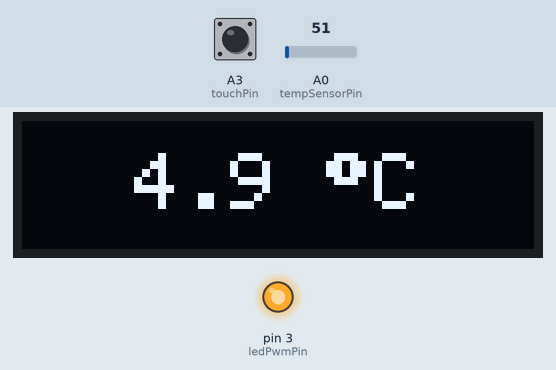
Recording of a sketch running on a simulated Arduino Uno, built with avr-gcc and run on an emulated ATmega328P. Shown: 128×32 one-colour display, output pins drawn as LEDs (lit = HIGH). Inputs (shaded band) come from the test bench; at power-on: A3 (touchPin) LOW, A0 (tempSensorPin) = 51. EEPROM starts erased; what the sketch prints to the serial monitor is not drawn.

Above: at 3.2 s.
3.3 s: A3 (touchPin) pulled HIGH for 0.75 s
At 4.8 s:
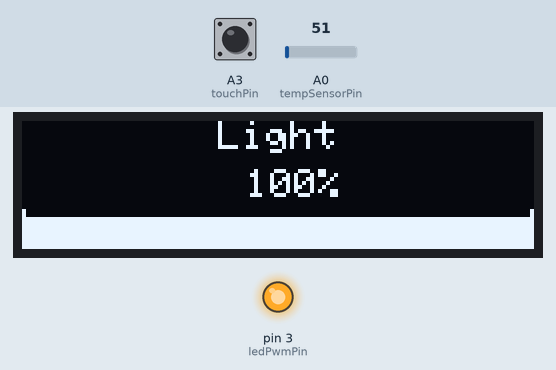
7.3 s: A0 (tempSensorPin) set to 61
At 9.5 s:
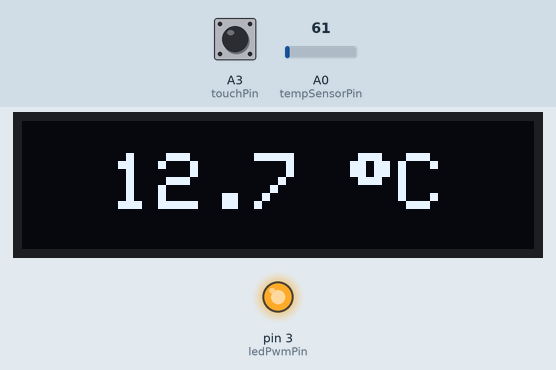
10.6 s: A0 (tempSensorPin) set to 71
At 11.6 s:
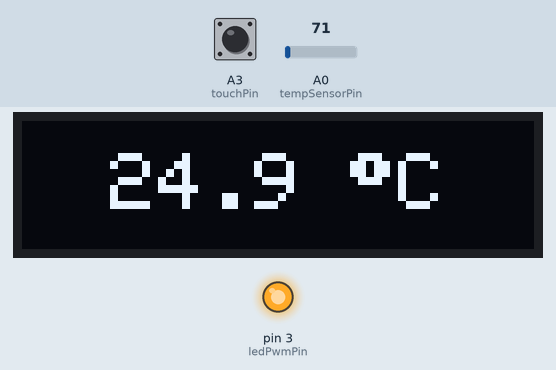
12.7 s: A0 (tempSensorPin) set to 86
At 13.7 s:
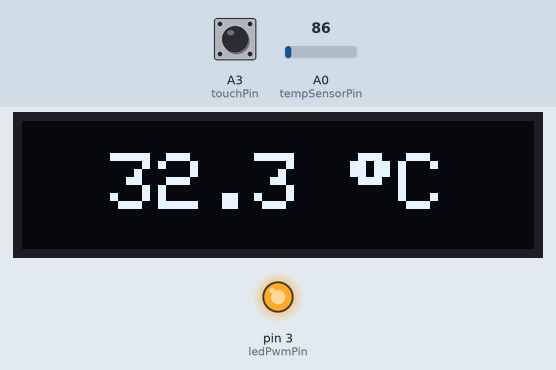
14.7 s: A3 (touchPin) pulled HIGH for 1 s
At 17.0 s:
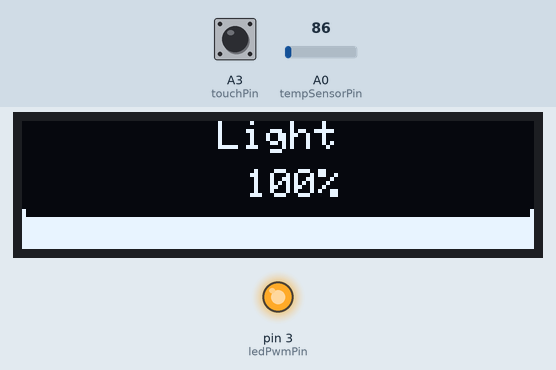
17.3 s: A3 (touchPin) pulled HIGH for 3.2 s
At 20.8 s:
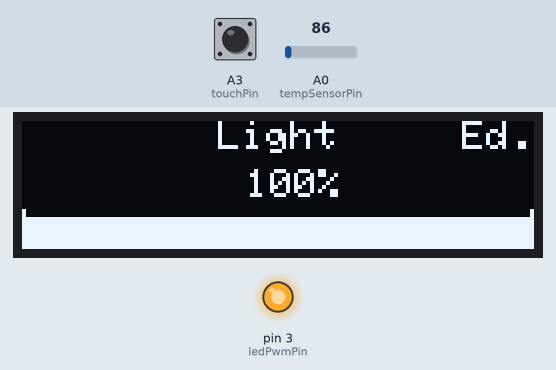
Timing chart, 0 to 22.3 s (numbered marks = the images above; inputs shaded):
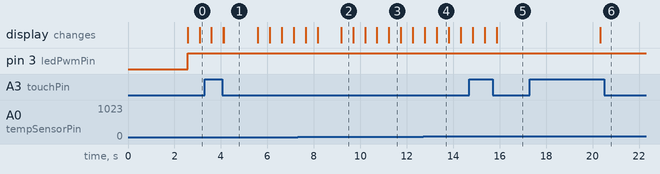

The sketch:

main.ino
```cpp
#include <Wire.h>
#include <Adafruit_GFX.h>
#include <Adafruit_SSD1306.h>
#include <EEPROM.h>

#define SCREEN_WIDTH 128
#define SCREEN_HEIGHT 32
#define OLED_ADDR 0x3C

Adafruit_SSD1306 display(SCREEN_WIDTH, SCREEN_HEIGHT, &Wire, -1);

const unsigned char bitmap_celta_pixel [] PROGMEM = {
	// 'celta pixel, 128x32px
	0x00, 0x00, 0x00, 0x00, 0x00, 0x00, 0x00, 0x00, 0x00, 0x00, 0x00, 0x00, 0x00, 0x00, 0x00, 0x00,
	0x00, 0x00, 0x00, 0x00, 0x00, 0x00, 0x00, 0x00, 0x00, 0x00, 0x00, 0x00, 0x00, 0x00, 0x00, 0x00,
	0x00, 0x00, 0x00, 0x00, 0x00, 0x00, 0x00, 0x00, 0x00, 0x00, 0x00, 0x00, 0x00, 0x00, 0x00, 0x00,
	0x00, 0x00, 0x00, 0x00, 0x00, 0x00, 0x00, 0x00, 0x00, 0x00, 0x00, 0x00, 0x00, 0x00, 0x00, 0x00,
	0x00, 0x00, 0x00, 0x00, 0x00, 0x00, 0x00, 0x00, 0x00, 0x00, 0x00, 0x00, 0x00, 0x00, 0x00, 0x00,
	0x00, 0x00, 0x00, 0x00, 0x00, 0x00, 0x00, 0x00, 0x00, 0x00, 0x00, 0x00, 0x00, 0x00, 0x00, 0x00,
	0x00, 0x3f, 0xff, 0xff, 0x03, 0xff, 0xff, 0xe1, 0xf8, 0x01, 0xff, 0xff, 0xfc, 0x00, 0xc0, 0x00,
	0x00, 0xff, 0xff, 0xff, 0x07, 0xff, 0xff, 0xe1, 0xf8, 0x01, 0xff, 0xff, 0xfc, 0x03, 0xf0, 0x00,
	0x01, 0xff, 0xff, 0xfe, 0x0f, 0xff, 0xff, 0xc1, 0xf0, 0x01, 0xff, 0xff, 0xfc, 0x07, 0xf8, 0x00,
	0x01, 0xff, 0x00, 0x1c, 0x1f, 0xe0, 0x03, 0x83, 0xf0, 0x00, 0x01, 0xf8, 0x1c, 0x0f, 0xf8, 0x00,
	0x03, 0xf0, 0x00, 0x00, 0x3f, 0x80, 0x00, 0x03, 0xf0, 0x00, 0x01, 0xf8, 0x00, 0x1f, 0xfc, 0x00,
	0x03, 0xe0, 0x00, 0x00, 0x3f, 0x00, 0x00, 0x03, 0xe0, 0x00, 0x01, 0xf8, 0x00, 0x39, 0xfc, 0x00,
	0x07, 0xe0, 0x00, 0x00, 0x7f, 0x00, 0x00, 0x03, 0xe0, 0x00, 0x03, 0xf8, 0x00, 0x70, 0xfc, 0x00,
	0x07, 0xc0, 0x00, 0x00, 0x7f, 0xff, 0xfe, 0x07, 0xe0, 0x00, 0x03, 0xf0, 0x00, 0xe0, 0xfc, 0x00,
	0x07, 0xc0, 0x00, 0x00, 0x7f, 0xff, 0xfe, 0x07, 0xe0, 0x00, 0x03, 0xf0, 0x01, 0xc0, 0xfe, 0x00,
	0x07, 0xc0, 0x00, 0x00, 0x7f, 0xff, 0xfc, 0x07, 0xc0, 0x00, 0x03, 0xf0, 0x03, 0x80, 0xfe, 0x00,
	0x07, 0xc0, 0x00, 0x00, 0x7f, 0xff, 0xfc, 0x07, 0xc0, 0x00, 0x03, 0xf0, 0x07, 0x80, 0xfe, 0x00,
	0x07, 0xe0, 0x00, 0x00, 0x7f, 0x00, 0x00, 0x0f, 0xc0, 0x00, 0x07, 0xf0, 0x0f, 0x00, 0x7e, 0x00,
	0x07, 0xe0, 0x00, 0x00, 0x7f, 0x00, 0x00, 0x0f, 0xc0, 0x00, 0x07, 0xe0, 0x1e, 0x00, 0x7e, 0x00,
	0x03, 0xf0, 0x00, 0x00, 0x7f, 0x80, 0x00, 0x0f, 0xe0, 0x00, 0x07, 0xe0, 0x3e, 0x00, 0x7e, 0x00,
	0x03, 0xf8, 0x00, 0x00, 0x3f, 0xc0, 0x03, 0x0f, 0xf0, 0x00, 0x4f, 0xe0, 0x3c, 0x00, 0x7e, 0x00,
	0x01, 0xff, 0xff, 0xf0, 0x1f, 0xff, 0xff, 0x07, 0xff, 0xff, 0xcf, 0xe0, 0x78, 0x00, 0x7f, 0x00,
	0x00, 0xff, 0xff, 0xf0, 0x0f, 0xff, 0xfe, 0x03, 0xff, 0xff, 0xcf, 0xe0, 0xf8, 0x00, 0x7f, 0x00,
	0x00, 0x7f, 0xff, 0xf0, 0x07, 0xff, 0xfe, 0x01, 0xff, 0xff, 0x9f, 0xe1, 0xf0, 0x00, 0x7f, 0x00,
	0x00, 0x00, 0x00, 0x00, 0x00, 0x00, 0x00, 0x00, 0x00, 0x00, 0x00, 0x00, 0x00, 0x00, 0x00, 0x00,
	0x00, 0x00, 0x00, 0x00, 0x00, 0x00, 0x00, 0x00, 0x00, 0x00, 0x00, 0x00, 0x00, 0x00, 0x00, 0x00,
	0x00, 0x00, 0x00, 0x00, 0x00, 0x00, 0x00, 0x00, 0x00, 0x00, 0x00, 0x00, 0x00, 0x00, 0x00, 0x00,
	0x00, 0x00, 0x00, 0x00, 0x00, 0x00, 0x00, 0x00, 0x00, 0x00, 0x00, 0x00, 0x00, 0x00, 0x00, 0x00,
	0x00, 0x00, 0x00, 0x00, 0x00, 0x00, 0x00, 0x00, 0x00, 0x00, 0x00, 0x00, 0x00, 0x00, 0x00, 0x00,
	0x00, 0x00, 0x00, 0x00, 0x00, 0x00, 0x00, 0x00, 0x00, 0x00, 0x00, 0x00, 0x00, 0x00, 0x00, 0x00,
	0x00, 0x00, 0x00, 0x00, 0x00, 0x00, 0x00, 0x00, 0x00, 0x00, 0x00, 0x00, 0x00, 0x00, 0x00, 0x00,
	0x00, 0x00, 0x00, 0x00, 0x00, 0x00, 0x00, 0x00, 0x00, 0x00, 0x00, 0x00, 0x00, 0x00, 0x00, 0x00
};

// === Global variables ===
int brightness = 20;
int currentMenu = 0;
const int totalMenus = 3;
const int tempSensorPin = A0;
const int ledPwmPin = 3;

bool isEditing = false;
bool buttonPressed = false;
unsigned long buttonPressStart = 0;
const unsigned long longPressTime = 3000;

int lastBrightness = brightness;
unsigned long lastChangeTime = 0;
bool brightnessSaved = true;
const int EEPROM_ADDR = 0;

// === Média Móvel ===
const int numReadings = 10;
int readings[numReadings];
int readIndex = 0;
long total = 0;
int average = 0;

const int touchPin = A3;
unsigned long lastPress = 0;
const unsigned long debounce = 50;

void setup() {
  Serial.begin(9600);
  display.begin(SSD1306_SWITCHCAPVCC, OLED_ADDR);
  display.clearDisplay();

  splashScreen();

  display.setTextColor(SSD1306_WHITE);

  brightness = EEPROM.read(EEPROM_ADDR);
  brightness = constrain(brightness, 0, 100);

  pinMode(touchPin, INPUT);
  pinMode(ledPwmPin, OUTPUT);

  for (int i = 0; i < numReadings; i++) {
    readings[i] = 0;
  }

  Serial.print(EEPROM.read(0));
}

void loop() {
  updateMenu();
  updateMenuButton();
  changeBrightness();
}

void splashScreen() {
  display.drawBitmap(0, 0, bitmap_celta_pixel, 128, 32, WHITE);
  display.display();

  delay(2000);
}

void updateMenu() {
  display.clearDisplay();
  switch (currentMenu) {
    case 0: showTemperature(); break;
    case 1: showBrightness(); break;
    case 2: showAbout(); break;
  }
  display.display();
}

void updateMenuButton() {
  static bool lastState = LOW;
  bool state = digitalRead(touchPin);
  unsigned long now = millis();
  const unsigned long debounce = 100; // Aumentado para maior estabilidade

  // Detecta a pressão do botão (transição de LOW para HIGH)
  if (lastState == LOW && state == HIGH && now - lastPress > debounce) {
    buttonPressStart = now;
    lastPress = now;
    buttonPressed = true;
    Serial.println("Botão pressionado (HIGH)");
  }

  // Durante a pressão, verifica toque longo
  if (buttonPressed && state == HIGH && currentMenu == 1) {
    unsigned long pressDuration = now - buttonPressStart;
    if (pressDuration >= longPressTime && !isEditing) {
      isEditing = true;
      buttonPressed = false; // Evita múltiplas ativações
      Serial.println("Entrou no modo de edição");
    } else if (pressDuration >= longPressTime && isEditing) {
      isEditing = false;
      buttonPressed = false;
      Serial.println("Saiu do modo de edição");
    }
  }

  // Detecta a liberação do botão (transição de HIGH para LOW)
  if (lastState == HIGH && state == LOW && now - lastPress > debounce) {
    lastPress = now;
    if (buttonPressed) {
      unsigned long pressDuration = now - buttonPressStart;
      buttonPressed = false;

      // Processa apenas toques curtos (< 3 segundos)
      if (pressDuration < longPressTime && pressDuration > debounce) {
        if (!isEditing) {
          // Navega entre os menus
          currentMenu = (currentMenu + 1) % totalMenus;
          Serial.print("Menu atual: ");
          Serial.println(currentMenu);
        } else if (currentMenu == 1) {
          // Ajusta o brilho no modo de edição
          brightness += 5;
          if (brightness > 100) brightness = 0;
          lastBrightness = brightness;
          lastChangeTime = now;
          brightnessSaved = false;
          Serial.print("Brilho ajustado: ");
          Serial.println(brightness);
        }
      }
    }
    Serial.println("Botão liberado (LOW)");
  }

  lastState = state;
}

void saveBrightnessValue() {
  if (EEPROM.read(EEPROM_ADDR) != brightness) {
    EEPROM.write(EEPROM_ADDR, brightness);

    blinkText("Saved!", 3, 500);
    currentMenu = 0;
    isEditing = false;
  }
}

void changeBrightness() {
  if (brightness != lastBrightness) {
    lastBrightness = brightness;
    lastChangeTime = millis();
    brightnessSaved = false;
  }

  if (!brightnessSaved && millis() - lastChangeTime > 3000) {
    saveBrightnessValue();
    brightnessSaved = true;
  }

  analogWrite(ledPwmPin, map(brightness, 0, 100, 0, 255));
}

void showTemperature() {
  total = total - readings[readIndex];

  int analogValue = analogRead(tempSensorPin);
  readings[readIndex] = analogValue;
  total = total + analogValue;
  readIndex = (readIndex + 1) % numReadings;

  average = total / numReadings;
  float voltage = average * (5.0 / 1023.0);
  float temperatureC = voltage * 100.0;

  display.setTextSize(2);
  String text = String(temperatureC, 1) + " " + (char)247 + "C";

  if (temperatureC >= 99 ) {
    display.invertDisplay(true);
    delay(500);
    display.invertDisplay(false);
  }

  int16_t x1, y1;
  uint16_t w, h;
  display.getTextBounds(text, 0, 0, &x1, &y1, &w, &h);
  int posX = (SCREEN_WIDTH - w) / 2;
  int posY = (SCREEN_HEIGHT - h) / 2;

  display.setCursor(posX, posY);
  display.println(text);

  display.setTextSize(1);
  display.setCursor(0, SCREEN_HEIGHT - 8);

  delay(500);
}

void showBrightness() {
  display.setTextSize(1);

  if (isEditing) {
    display.setCursor(110, 0);
    display.println("Ed.");
  }

  display.setCursor((SCREEN_WIDTH - 30) / 2, 0);
  display.println("Light");

  display.setCursor((SCREEN_WIDTH - 15) / 2, 12);

  String brightnessValue = String(brightness) + '%';
  display.println(brightnessValue);

  int barHeight = 8;
  int barY = SCREEN_HEIGHT - 10 - barHeight;
  int barX = 0;
  int barWidthMax = SCREEN_WIDTH;
  int barWidth = map(brightness, 0, 100, 0, barWidthMax);

  // Draw progress
  display.fillRect(barX, barY + 10, barWidth, barHeight, SSD1306_WHITE);
  display.drawLine(0, SCREEN_HEIGHT, 0, SCREEN_HEIGHT - 10, SSD1306_WHITE);
  display.drawLine(SCREEN_WIDTH / 2, SCREEN_HEIGHT, SCREEN_WIDTH / 2, SCREEN_HEIGHT - 5, SSD1306_WHITE);
  display.drawLine(SCREEN_WIDTH - 1, SCREEN_HEIGHT, SCREEN_WIDTH - 1, SCREEN_HEIGHT - 10, SSD1306_WHITE);

  analogWrite(ledPwmPin, map(brightness, 0, 100, 0, 255));
}

void showAbout() {
  String text = "by: Lucas Vital";

  int16_t x, y;
  uint16_t w, h;
  display.getTextBounds(text, 0, 0, &x, &y, &w, &h);
  display.setCursor((SCREEN_WIDTH - w) / 2, (SCREEN_HEIGHT - h) / 2);
  display.println(text);
}

void blinkText(String text, int times, int delayTime) {
  int16_t x, y;
  uint16_t w, h;

  display.getTextBounds(text, 0, 0, &x, &y, &w, &h);

  for (int i = 0; i < times; i++) {
    // Mostra o texto
    display.clearDisplay();
    display.setCursor((SCREEN_WIDTH - w) / 2, (SCREEN_HEIGHT - h) / 2);
    display.println(text);
    display.display();
    delay(delayTime);

    // Apaga o texto
    display.clearDisplay();
    display.display();
    delay(delayTime);
  }
}
```

Measured:
- after the input at 3.3 s, the display: first differs from a run without the input after 0.82 s (image 1)
- after the input at 14.7 s, the display: first differs from a run without the input after 1.2 s (image 5)
- after the input at 17.3 s, the display: changes after 3.0 s (image 6)
- what the display in image 1 shows lasts 1.5 s, from 4.1 s to 5.6 s
- what the display in image 2 shows lasts 0.5 s, from 9.2 s to 9.7 s
